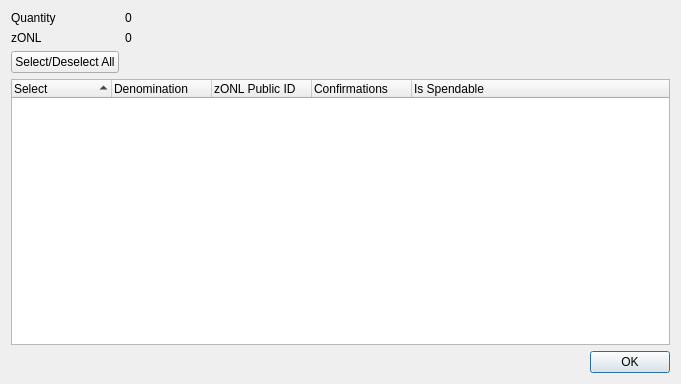
<?xml version="1.0" encoding="UTF-8"?>
<ui version="4.0">
 <class>ZONLControlDialog</class>
 <widget class="QDialog" name="ZONLControlDialog">
  <property name="geometry">
   <rect>
    <x>0</x>
    <y>0</y>
    <width>681</width>
    <height>384</height>
   </rect>
  </property>
  <property name="minimumSize">
   <size>
    <width>681</width>
    <height>384</height>
   </size>
  </property>
  <property name="windowTitle">
   <string>Select zONL to Spend</string>
  </property>
  <layout class="QGridLayout" name="gridLayout">
   <item row="0" column="0">
    <layout class="QFormLayout" name="formLayout">
     <property name="sizeConstraint">
      <enum>QLayout::SetDefaultConstraint</enum>
     </property>
     <item row="0" column="0">
      <widget class="QLabel" name="labelQuantity">
       <property name="text">
        <string>Quantity</string>
       </property>
      </widget>
     </item>
     <item row="0" column="1">
      <widget class="QLabel" name="labelQuantity_int">
       <property name="text">
        <string>0</string>
       </property>
      </widget>
     </item>
     <item row="1" column="0">
      <widget class="QLabel" name="labelZONL">
       <property name="text">
        <string>zONL</string>
       </property>
      </widget>
     </item>
     <item row="1" column="1">
      <widget class="QLabel" name="labelZONL_int">
       <property name="text">
        <string>0</string>
       </property>
      </widget>
     </item>
     <item row="2" column="0">
      <widget class="QPushButton" name="pushButtonAll">
       <property name="text">
        <string>Select/Deselect All</string>
       </property>
      </widget>
     </item>
    </layout>
   </item>
   <item row="1" column="0">
    <layout class="QVBoxLayout" name="verticalLayout">
     <item>
      <widget class="QTreeWidget" name="treeWidget">
       <property name="minimumSize">
        <size>
         <width>0</width>
         <height>250</height>
        </size>
       </property>
       <property name="alternatingRowColors">
        <bool>true</bool>
       </property>
       <property name="sortingEnabled">
        <bool>true</bool>
       </property>
       <property name="columnCount">
        <number>5</number>
       </property>
       <attribute name="headerDefaultSectionSize">
        <number>100</number>
       </attribute>
       <column>
        <property name="text">
         <string notr="true">Select</string>
        </property>
       </column>
       <column>
        <property name="text">
         <string notr="true">Denomination</string>
        </property>
       </column>
       <column>
        <property name="text">
         <string notr="true">zONL Public ID</string>
        </property>
       </column>
       <column>
        <property name="text">
         <string notr="true">Confirmations</string>
        </property>
       </column>
       <column>
        <property name="text">
         <string>Is Spendable</string>
        </property>
       </column>
      </widget>
     </item>
     <item>
      <widget class="QDialogButtonBox" name="buttonBox">
       <property name="orientation">
        <enum>Qt::Horizontal</enum>
       </property>
       <property name="standardButtons">
        <set>QDialogButtonBox::Ok</set>
       </property>
      </widget>
     </item>
    </layout>
   </item>
  </layout>
 </widget>
 <resources/>
 <connections>
  <connection>
   <sender>buttonBox</sender>
   <signal>accepted()</signal>
   <receiver>ZONLControlDialog</receiver>
   <slot>accept()</slot>
   <hints>
    <hint type="sourcelabel">
     <x>248</x>
     <y>254</y>
    </hint>
    <hint type="destinationlabel">
     <x>157</x>
     <y>274</y>
    </hint>
   </hints>
  </connection>
  <connection>
   <sender>buttonBox</sender>
   <signal>rejected()</signal>
   <receiver>ZONLControlDialog</receiver>
   <slot>reject()</slot>
   <hints>
    <hint type="sourcelabel">
     <x>316</x>
     <y>260</y>
    </hint>
    <hint type="destinationlabel">
     <x>286</x>
     <y>274</y>
    </hint>
   </hints>
  </connection>
 </connections>
</ui>
